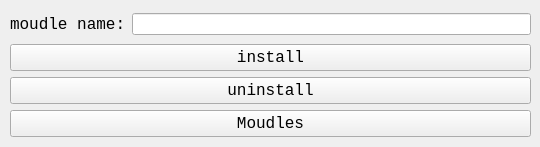
<?xml version="1.0" encoding="UTF-8"?>
<ui version="4.0">
 <class>MainWindow</class>
 <widget class="QMainWindow" name="MainWindow">
  <property name="geometry">
   <rect>
    <x>0</x>
    <y>0</y>
    <width>540</width>
    <height>147</height>
   </rect>
  </property>
  <property name="windowTitle">
   <string>python moudle install</string>
  </property>
  <widget class="QWidget" name="centralwidget">
   <widget class="QWidget" name="gridLayoutWidget">
    <property name="geometry">
     <rect>
      <x>10</x>
      <y>10</y>
      <width>521</width>
      <height>131</height>
     </rect>
    </property>
    <layout class="QGridLayout" name="gridLayout">
     <item row="0" column="0">
      <widget class="QLabel" name="label">
       <property name="font">
        <font>
         <family>Consolas</family>
         <pointsize>12</pointsize>
        </font>
       </property>
       <property name="text">
        <string>moudle name:</string>
       </property>
      </widget>
     </item>
     <item row="0" column="1">
      <widget class="QLineEdit" name="lineEdit"/>
     </item>
     <item row="1" column="0" colspan="2">
      <layout class="QVBoxLayout" name="verticalLayout">
       <item>
        <widget class="QPushButton" name="pushButton">
         <property name="font">
          <font>
           <family>Consolas</family>
           <pointsize>12</pointsize>
          </font>
         </property>
         <property name="text">
          <string>install</string>
         </property>
        </widget>
       </item>
       <item>
        <widget class="QPushButton" name="pushButton_2">
         <property name="font">
          <font>
           <family>Consolas</family>
           <pointsize>12</pointsize>
          </font>
         </property>
         <property name="text">
          <string>uninstall</string>
         </property>
        </widget>
       </item>
       <item>
        <widget class="QPushButton" name="pushButton_3">
         <property name="font">
          <font>
           <family>Consolas</family>
           <pointsize>12</pointsize>
          </font>
         </property>
         <property name="text">
          <string>Moudles</string>
         </property>
        </widget>
       </item>
      </layout>
     </item>
    </layout>
   </widget>
  </widget>
 </widget>
 <resources/>
 <connections/>
</ui>
